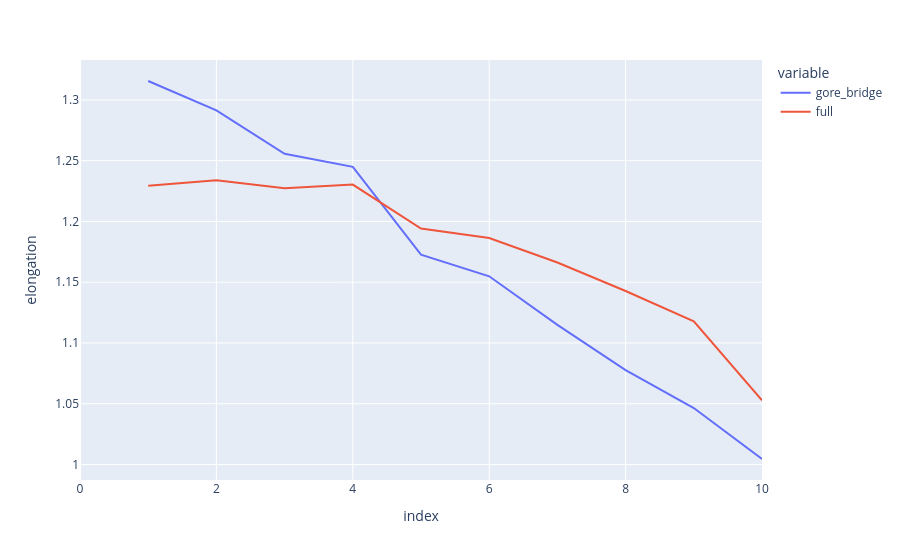

The notebook cell this image was saved under:
### Code cell
px.line(elongations, y=["gore_bridge", "full"], labels={"value": "elongation"})

### Figure 1 — Plotly figure (JSON) as saved in the notebook; plotly's stock layout.template omitted (floating-point values rounded to 4 significant figures)
{"data": [{"hovertemplate": "variable=gore_bridge<br>index=%{x}<br>elongation=%{y}<extra></extra>", "legendgroup": "gore_bridge", "line": {"color": "#636efa", "dash": "solid"}, "marker": {"symbol": "circle"}, "mode": "lines", "name": "gore_bridge", "orientation": "v", "showlegend": true, "type": "scatter", "x": [0, 1, 2, 3, 4, 5, 6, 7, 8, 9, 10], "xaxis": "x", "y": [null, 1.316, 1.291, 1.256, 1.245, 1.173, 1.155, 1.115, 1.078, 1.046, 1.004], "yaxis": "y"}, {"hovertemplate": "variable=full<br>index=%{x}<br>elongation=%{y}<extra></extra>", "legendgroup": "full", "line": {"color": "#EF553B", "dash": "solid"}, "marker": {"symbol": "circle"}, "mode": "lines", "name": "full", "orientation": "v", "showlegend": true, "type": "scatter", "x": [0, 1, 2, 3, 4, 5, 6, 7, 8, 9, 10], "xaxis": "x", "y": [null, 1.229, 1.234, 1.227, 1.23, 1.194, 1.186, 1.166, 1.143, 1.118, 1.053], "yaxis": "y"}], "layout": {"autosize": true, "legend": {"title": {"text": "variable"}, "tracegroupgap": 0}, "margin": {"t": 60}, "xaxis": {"anchor": "y", "autorange": true, "domain": [0, 1], "range": [0, 10], "title": {"text": "index"}, "type": "linear"}, "yaxis": {"anchor": "x", "autorange": true, "domain": [0, 1], "range": [0.9872, 1.333], "title": {"text": "elongation"}, "type": "linear"}}}
